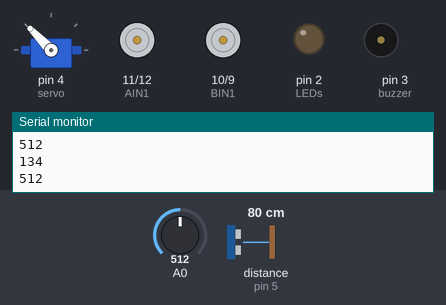
Bench run of a sketch on a simulated Arduino Uno, built with avr-gcc and run on an emulated ATmega328P. On the bench: servo, motor-driver pin pairs drawn as motors (green arrow = first pin HIGH = forward, orange = second pin HIGH = backward, longer = more drive, scaled by the enable pin), output pins drawn as LEDs (lit = HIGH), buzzer (waves = sounding), the last lines printed to the serial monitor. Wiring (inferred from the names in the program): ultrasonic range finder: trigger pin 6; echo pin 5. Dashed ring = blinking. The test bench sets the inputs (shaded band); at power-on: distance to the obstacle (sensor on pin 5) 80 cm, A0 = 512. The echo pulse lasts 58.3 µs per cm; random numbers use the default seed unless the sketch sets one; pins used as bus, display or sensor lines are not drawn.

Above: at 1.2 s.
1.3 s: distance to the obstacle (sensor on pin 5) set to 42 cm
3.7 s: distance to the obstacle (sensor on pin 5) set to 36 cm
At 5.8 s:
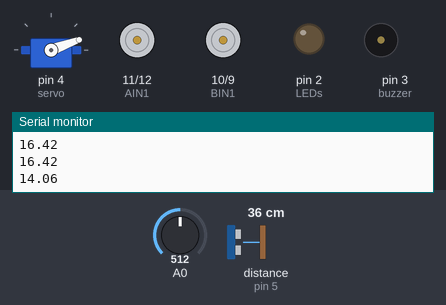
9.7 s: distance to the obstacle (sensor on pin 5) set to 60 cm
At 10.5 s:
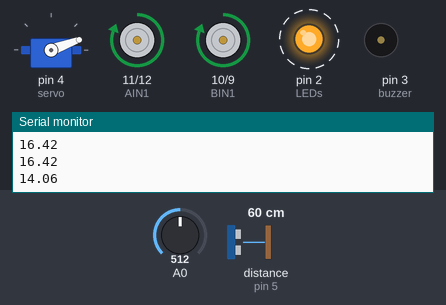
12.7 s: distance to the obstacle (sensor on pin 5) set to 2 cm
At 13.41 s:
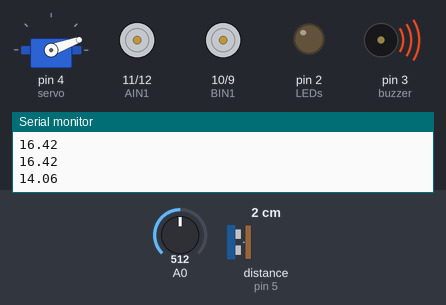
15.7 s: distance to the obstacle (sensor on pin 5) set to 120 cm
Timing chart, 0 to 19.1 s (numbered marks = the images above; inputs shaded):
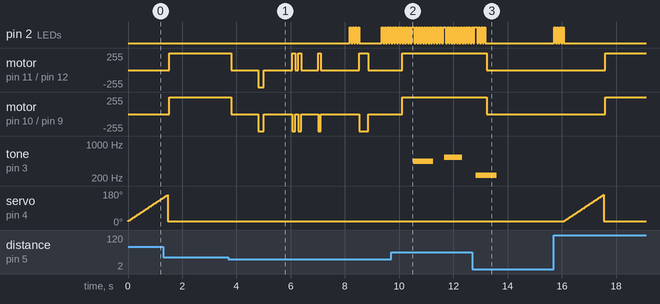

The sketch:

RobotCode.ino
```cpp
#include <Servo.h>

//Digital port variables:
int LEDs = 2;
int buzzer = 3;
int servo = 4;
int echo = 5;
int ping = 6;
int switchPin = 7;

int AIN1 = 11;
int AIN2 = 12;
int PWMA = 13;

int PWMB = 8;
int BIN2 = 9;
int BIN1 = 10;


//Servo code
Servo theServo;

//Global variables

int darkestCorner;
int darkestServoPosition;
float distanceToNextWall;

void setup() {
  // put your setup code here, to run once:

  pinMode(LEDs, OUTPUT);
  pinMode(buzzer, OUTPUT);
  pinMode(servo, OUTPUT);
  pinMode(echo, INPUT);
  pinMode(ping, OUTPUT);
  pinMode(switchPin, INPUT_PULLUP);

  pinMode(AIN1, OUTPUT);
  pinMode(AIN2, OUTPUT);
  pinMode(PWMA, OUTPUT);

  pinMode(BIN1, OUTPUT);
  pinMode(BIN2, OUTPUT);
  pinMode(PWMB, OUTPUT);

  theServo.attach(servo);
  theServo.write(20);

  Serial.begin(9600); //for testing / monitoring
}

void loop() {
  // put your main code here, to run repeatedly:

scan();

//the goal is to pass through the dark zone, not go directly to it.
//if the dark zone is to the left, the bot will go straight.
//if the dark zone is to the right, the bot will turn 90 degrees first
if(darkestServoPosition > 90){
 turnRight(20);
 stop(500);
}

findForwardWall();
delay(500);
flashLights();

turnLeft(65);
stop(500);
flashLights();


bugHunt();
stop(500);
flashLights();

//turnLeft(90);
//stop(500);

//bugHunt();
//stop(500);

//turnLeft(135);
//stop(500);

//goForward(getDistance());

//tone(3, 440, 2000);
//
}


//use the motors to turn the robot to the right
void turnRight(int turnDegrees){

  rightMotor(-150);
  leftMotor(150);
  delay(turnDegrees * 5);
}

//use the motors to turn the robot to the left
void turnLeft(int turnDegrees){

  rightMotor(150);
  leftMotor(-150);
  delay(turnDegrees * 5);
}

void goForward(int distance){
  rightMotor(150);
  leftMotor(150);
  delay(distance);
}

void goForwardSlowly(int distance){
  rightMotor(130);
  leftMotor(130);
  delay(distance);
}

void goBackward(int distance){
  rightMotor(-150);
  leftMotor(-150);
  delay(distance);
}

void bugHunt(){

  while(getDistance() > 15){
    flashLights();
    goForwardSlowly(50);
    flashLights();
    beep();
    flashLights();
    }
  stop(2000);
 }


/*
 * Method to make the beeper beep for each loop
 */
void beep(){
int note = random(80, 550);
tone(3, note, random(500, 1000));
}
/*
 * Method to make the lights flicker for each loop
 */
void flashLights(){
  digitalWrite(2, HIGH);
  delay(50);
  digitalWrite(2, LOW);
  delay(50);
  digitalWrite(2, HIGH);
  delay(50);
  digitalWrite(2, LOW);
  delay(50);
  digitalWrite(2, HIGH);
  delay(50);
  digitalWrite(2, LOW);
  delay(50);
  digitalWrite(2, HIGH);
  delay(50);
  digitalWrite(2, LOW);
}

//This is my method for the robot to orient itself with the wall. It relies
//on the sonar readings increasing or decreasing after each turn
void findForwardWall(){

  distanceToNextWall = getDistance();
  Serial.println(distanceToNextWall);

  while(distanceToNextWall > 15){
    goForward(50);
    distanceToNextWall = getDistance();
    Serial.println(distanceToNextWall);
    stop(0);
  }

  stop(5);
  delay(1000);

  goBackward(200);
  stop(5);
  delay(1000);

  float distA = getDistance();

  turnLeft(20);
  stop(20);

  float distB = getDistance();

  //we turned towards the wall, wall is to the left
  if(distA > distB){
    while(distA > distB){
      distA = getDistance();
      turnLeft(20);
      stop(20);
      distB = getDistance();
      delay(500);
    }
  }
  else if(distA < distB){
    while(distA < distB){
      distA = getDistance();
      turnRight(20);
      stop(20);
      distB = getDistance();
      delay(500);
    }
  }
}

//This method is taken from SIK Circuit 5C Autonomous Robot
//it is used to operate the sonar and calculate the distance to an object in front of the
//robot. It is very important for orienting with the wall
float getDistance(){

  float echoTime;
  float calculatedDistance;

  delay(50);  //the constant-time pings were interfering with each other! I added
  //this delay to fix that.


  //10ms ultrasonic pulse
  digitalWrite(ping, HIGH);
  delayMicroseconds(10);
  digitalWrite(ping, LOW);

  echoTime = pulseIn(echo, HIGH);

  calculatedDistance = echoTime / 148;

  return calculatedDistance;
}

//This method stops the robot
void stop(int pause){

  rightMotor(0);
  leftMotor(0);
  delay(pause);
}


//These two methods are borrowed from SIK Circuit 5-C - Autonomous Robot
//they activate the motor based on the integer passed to them
void rightMotor(int power){

  if (power > 0){
    digitalWrite(AIN1, HIGH);
    digitalWrite(AIN2, LOW);
  }
  else if(power < 0){
    digitalWrite(AIN1, LOW);
    digitalWrite(AIN2, HIGH);
  }
  else if(power = 0){
    digitalWrite(AIN1, LOW);
    digitalWrite(AIN2, LOW);
  }

  analogWrite(PWMA, abs(power));
}

void leftMotor(int power){

  if (power > 0){
    digitalWrite(BIN1, HIGH);
    digitalWrite(BIN2, LOW);
  }
  else if(power < 0){
    digitalWrite(BIN1, LOW);
    digitalWrite(BIN2, HIGH);
  }
  else{
    digitalWrite(BIN1, LOW);
    digitalWrite(BIN2, LOW);
  }

  analogWrite(PWMB, abs(power));
}

//Method for scanning the area to find the darkest spot
void scan(){

  int photoresistor;

  int servoPosition = 20;

  while(servoPosition < 160){
    servoPosition++;
    theServo.write(servoPosition);
    photoresistor = analogRead(A0);
    Serial.println(photoresistor);
    Serial.println(servoPosition);
    delay(10);

    if(photoresistor > 25){
      if(photoresistor < darkestCorner){
        darkestCorner = photoresistor;
        darkestServoPosition = servoPosition;
      }
    }
  }
  theServo.write(20);
}
```

Measured:
- the behaviour switches between 39 and 38 cm on distance to the obstacle (sensor on pin 5) (found by bisection; images 0 and 1)
- after the input at 9.7 s, motor on pin 11 (AIN1) / pin 12 (AIN2), motor on pin 10 (BIN1) / pin 9 (BIN2): stopped → forward 255/255 after 0.41 s; tone on pin 3 (buzzer): silent → 437 Hz after 0.82 s, → silent 0.75 s later, → 533 Hz 0.41 s later, → silent 0.66 s later
- after the input at 12.7 s, motor on pin 11 (AIN1) / pin 12 (AIN2), motor on pin 10 (BIN1) / pin 9 (BIN2): forward 255/255 → stopped after 0.52 s
- by itself, servo on pin 4 (servo): rises from 20° to 160° in 1.4 s, then falls to 20° in 0.01 s
